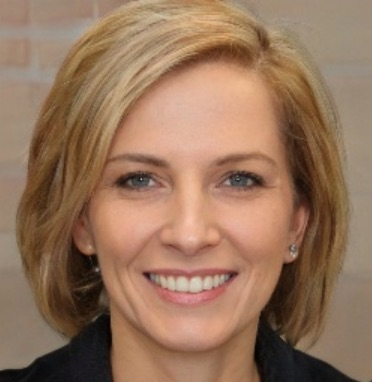
#> input picture L10/prof.jpg, 372 x 382 px
$ python test.py
#> lines starting #> are read from the running program, lines starting #| are printed output that depends on the picture; after the words box and inside, x2 and y2 are one past the last pixel; in counts of white or black regions, pixels touching at a corner belong together
import cv2
import numpy as np
import time

# 画像の読み込み
filename = "prof.jpg"
srcimg = cv2.imread(filename,1) # 1:color, 0:gray, -1:asis
#> srcimg is the input picture: shape (382, 372, 3); mean B, G, R 91.8, 116.2, 150.1
gryimg = cv2.cvtColor(srcimg, cv2.COLOR_BGR2GRAY)
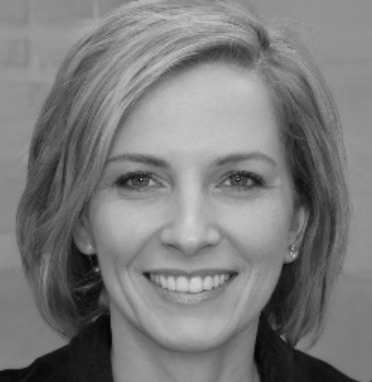
#> gryimg: shape (382, 372); min 4, max 211, mean 123.5

# Detector の作成
orb = cv2.ORB_create()
sift = cv2.xfeatures2d.SIFT_create()

# 特徴検出
t0 = time.time()
orbkps = orb.detect(gryimg)
#> orbkps = 447 keypoints; strongest (x, y, size): (93, 257, 92.6), (145, 273, 53.6), (148, 274, 37.2), (93, 254, 53.6)
t1 = time.time()
print("ORB:{} sec".format(t1-t0))
siftkps = sift.detect(gryimg)
#> siftkps = 225 keypoints; strongest (x, y, size): (147, 275, 5.3), (232, 274, 7.3), (258, 181, 9.4), (237, 177, 27.7)
t2 = time.time()
print("SIFT:{} sec".format(t2-t1))

# 特徴点の描画
for ip in orbkps:
  pt = (np.round(ip.pt[0]).astype(int),np.round(ip.pt[1]).astype(int))
  rd = np.round(ip.size*0.1).astype(int)
  cv2.circle(srcimg,pt,rd,(255,0,0),1,8,0)
#> this loop made 447 passes
#> ip on passes 1 to 3: keypoint at (258, 32), size 31, keypoint at (88, 39), size 31, keypoint at (259, 39), size 31
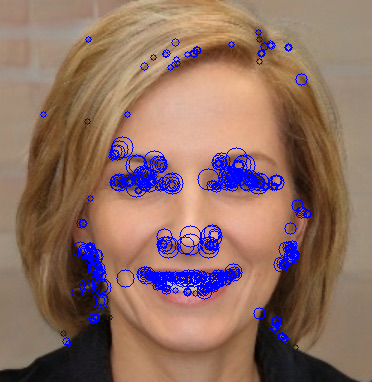
#> srcimg: shape (382, 372, 3); 5.26% of pixels changed, all inside (x1, y1, x2, y2) = (40, 29, 312, 351)
for ip in siftkps:
  pt = (np.round(ip.pt[0]).astype(int),np.round(ip.pt[1]).astype(int))
  rd = np.round(ip.size*0.25).astype(int)
  cv2.circle(srcimg,pt,rd,(0,0,255),1,8,0)
#> this loop made 225 passes
#> (ip, pt, rd) on passes 1 to 3: (keypoint at (22.2, 361.4), size 11.3, (22, 361), 3), (keypoint at (24.6, 261.2), size 4.5, (25, 261), 1), (keypoint at (31.7, 254.4), size 16.4, (32, 254), 4)
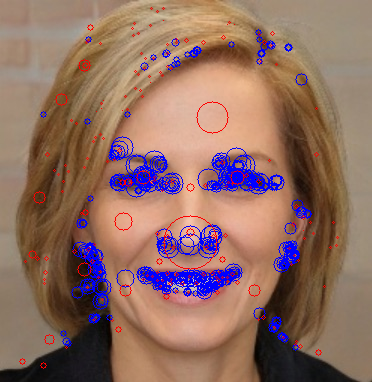
#> srcimg: shape (382, 372, 3); 1.15% of pixels changed, all inside (x1, y1, x2, y2) = (19, 7, 339, 369)

cv2.imshow("Feature Detect",srcimg)
cv2.waitKey(0)
cv2.destroyWindow()
